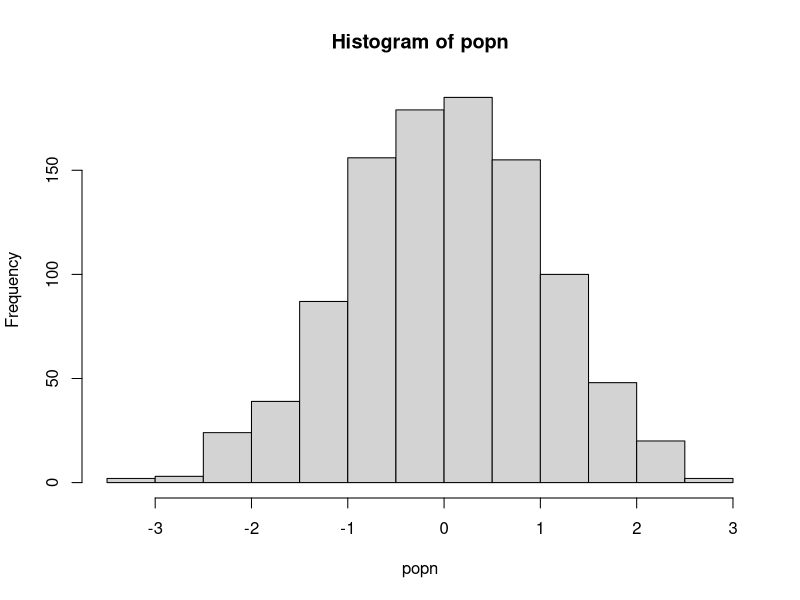

Source code (R):
######### Functions for showing the examples of lapply and  sapply##########

## A function to take a sample of size n from a population "popn" and return its mean
myexperiment <- function(popn,n){
  pop_sample <- sample(popn, n, replace = FALSE)
  return(mean(pop_sample))
}

## Calculate means using a for loop without preallocation:
loopy_sample1 <- function(popn, n, num){
  result1 <- vector() #Initialize empty vector of size 1 
  for(i in 1:num){
    result1 <- c(result1, myexperiment(popn, n))
  }
  return(result1)
}

## To run "num" iterations of the experiment using a for loop on a vector with preallocation:
loopy_sample2 <- function(popn, n, num){
  result2 <- vector(,num) #Preallocate expected size
  for(i in 1:num){
    result2[i] <- myexperiment(popn, n)
  }
  return(result2)
}

## To run "num" iterations of the experiment using a for loop on a list with preallocation:
loopy_sample3 <- function(popn, n, num){
  result3 <- vector("list", num) #Preallocate expected size
  for(i in 1:num){
    result3[[i]] <- myexperiment(popn, n)
  }
  return(result3)
}


## To run "num" iterations of the experiment using vectorization with lapply:
lapply_sample <- function(popn, n, num){
  result4 <- lapply(1:num, function(i) myexperiment(popn, n))
  return(result4)
}

## To run "num" iterations of the experiment using vectorization with lapply:
sapply_sample <- function(popn, n, num){
  result5 <- sapply(1:num, function(i) myexperiment(popn, n))
  return(result5)
}

popn <- rnorm(1000) # Generate the population
hist(popn)

n <- 20 # sample size for each experiment
num <- 1000 # Number of times to rerun the experiment

print("The loopy, non-preallocation approach takes:" )
print(system.time(loopy_sample1(popn, n, num)))

print("The loopy, but with preallocation approach takes:" )
print(system.time(loopy_sample2(popn, n, num)))

print("The loopy, non-preallocation approach takes:" )
print(system.time(loopy_sample3(popn, n, num)))

print("The vectorized sapply approach takes:" )
print(system.time(sapply_sample(popn, n, num)))

print("The vectorized lapply approach takes:" )
print(system.time(lapply_sample(popn, n, num)))